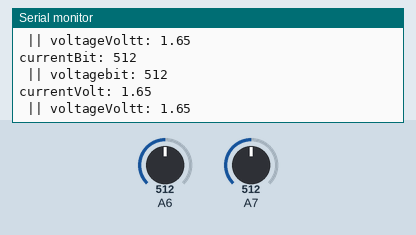
Recording of a sketch running on a simulated Arduino Mega 2560, built with avr-gcc and run on an emulated ATmega2560. Shown: the last lines printed to the serial monitor. The test bench sets the inputs (shaded band); at power-on: A6 = 512, A7 = 512.

Above: at 2.2 s.
2.3 s: A6 set to 716
At 3.5 s:
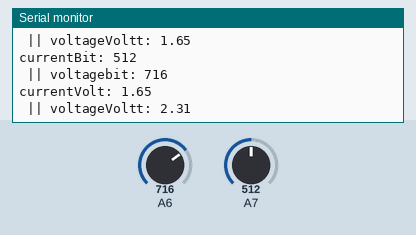
3.8 s: A7 set to 716
At 4.8 s:
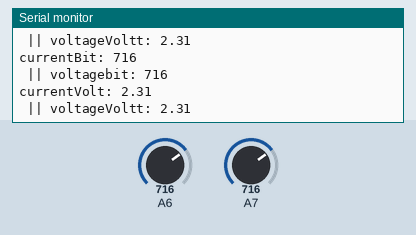
5.3 s: A6 set to 900
At 6.6 s:
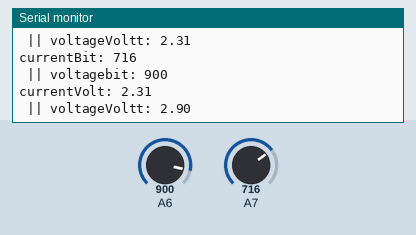
6.8 s: A7 set to 900
At 7.8 s:
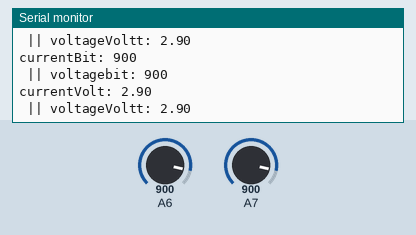
Timing chart, 0 to 9.3 s (numbered marks = the images above; inputs shaded):
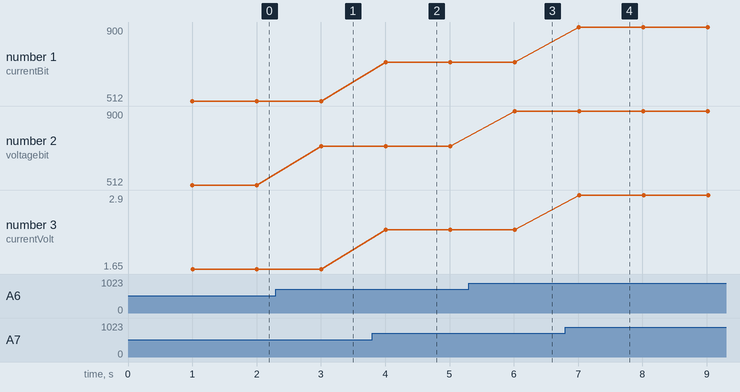

Measured:
- after the input at 2.3 s, the serial monitor: prints a new line after 0.71 s (image 1)
- after the input at 3.8 s, the serial monitor: prints a new line after 0.21 s (image 2)
- after the input at 5.3 s, the serial monitor: prints a new line after 0.71 s (image 3)
- after the input at 6.8 s, the serial monitor: prints a new line after 0.21 s (image 4)
- plotted number 2: 512 → 716 after the input at 2.3 s, 716 → 900 after the input at 5.3 s

The sketch:

22.CurrentVoltageSensor_W.ino
```cpp
#define voltageSensorPin 22
#define currentSensorPin 23

// Current Voltage Sensor
int voltageBit,currentBit = 0;
float voltageVolt, currentVolt, voltage, current = 0;

void setup() {
    Serial.begin(115200); // Memulai komunikasi serial dengan baud rate 115200
    delay(1000);          // Menunggu serial siap
    pinMode(voltageSensorPin, INPUT);
    pinMode(currentSensorPin, INPUT);
}

void loop() {
    voltageBit = analogRead(voltageSensorPin); // Membaca nilai analog dari pin A0
    currentBit = analogRead(currentSensorPin); // Membaca nilai analog dari pin A0
    voltageVolt = (float)voltageBit/1023.0*3.3;
    currentVolt = (float)currentBit/1023.0*3.3;
    voltage = voltageVolt*35.34/3.3;  //maximum 30V, calibration value: 35.34
    current = currentVolt*90;      //maximum 90A, not yet calibrated
    // Menampilkan hasil pembacaan di Serial Monitor
    Serial.print("currentBit: "); Serial.println(currentBit); Serial.print(" || voltagebit: "); Serial.println(voltageBit);
    Serial.print("currentVolt: "); Serial.println(currentVolt); Serial.print(" || voltageVoltt: "); Serial.println(voltageVolt);

    delay(1000); // Menunggu 1 detik sebelum membaca ulang
}
```
